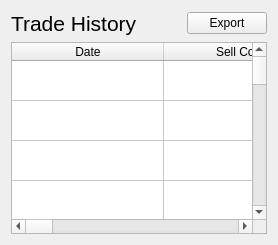
  <widget class="QWidget" name="tab_mytrades">
   <attribute name="title">
    <string>My Trades</string>
   </attribute>
   <layout class="QGridLayout" name="gridLayout_7">
    <item row="0" column="0">
     <widget class="QLabel" name="label_44">
      <property name="sizePolicy">
       <sizepolicy hsizetype="Fixed" vsizetype="Preferred">
        <horstretch>0</horstretch>
        <verstretch>0</verstretch>
       </sizepolicy>
      </property>
      <property name="text">
       <string>&lt;html&gt;&lt;head/&gt;&lt;body&gt;&lt;p&gt;&lt;span style=&quot; font-size:16pt;&quot;&gt;Trade History&lt;/span&gt;&lt;/p&gt;&lt;/body&gt;&lt;/html&gt;</string>
      </property>
     </widget>
    </item>
    <item row="0" column="1">
     <widget class="QFrame" name="frame_9">
      <property name="frameShape">
       <enum>QFrame::NoFrame</enum>
      </property>
      <property name="frameShadow">
       <enum>QFrame::Raised</enum>
      </property>
     </widget>
    </item>
    <item row="0" column="2">
     <widget class="QPushButton" name="pushButton_6">
      <property name="sizePolicy">
       <sizepolicy hsizetype="Fixed" vsizetype="Fixed">
        <horstretch>0</horstretch>
        <verstretch>0</verstretch>
       </sizepolicy>
      </property>
      <property name="font">
       <font>
        <pointsize>9</pointsize>
       </font>
      </property>
      <property name="text">
       <string>Export</string>
      </property>
     </widget>
    </item>
    <item row="1" column="0" colspan="3">
     <widget class="QTableWidget" name="tableWidget_3">
      <property name="sizePolicy">
       <sizepolicy hsizetype="Expanding" vsizetype="Expanding">
        <horstretch>0</horstretch>
        <verstretch>0</verstretch>
       </sizepolicy>
      </property>
      <property name="editTriggers">
       <set>QAbstractItemView::NoEditTriggers</set>
      </property>
      <property name="showDropIndicator" stdset="0">
       <bool>false</bool>
      </property>
      <property name="dragDropOverwriteMode">
       <bool>false</bool>
      </property>
      <property name="rowCount">
       <number>16</number>
      </property>
      <property name="columnCount">
       <number>8</number>
      </property>
      <attribute name="horizontalHeaderCascadingSectionResizes">
       <bool>true</bool>
      </attribute>
      <attribute name="horizontalHeaderDefaultSectionSize">
       <number>152</number>
      </attribute>
      <attribute name="horizontalHeaderShowSortIndicator" stdset="0">
       <bool>true</bool>
      </attribute>
      <attribute name="horizontalHeaderStretchLastSection">
       <bool>true</bool>
      </attribute>
      <attribute name="verticalHeaderVisible">
       <bool>false</bool>
      </attribute>
      <attribute name="verticalHeaderDefaultSectionSize">
       <number>40</number>
      </attribute>
      <attribute name="verticalHeaderHighlightSections">
       <bool>true</bool>
      </attribute>
      <attribute name="verticalHeaderMinimumSectionSize">
       <number>40</number>
      </attribute>
      <row/>
      <row/>
      <row/>
      <row/>
      <row/>
      <row/>
      <row/>
      <row/>
      <row/>
      <row/>
      <row/>
      <row/>
      <row/>
      <row/>
      <row/>
      <row/>
      <column>
       <property name="text">
        <string>Date</string>
       </property>
      </column>
      <column>
       <property name="text">
        <string>Sell Coin</string>
       </property>
      </column>
      <column>
       <property name="text">
        <string>Sell Vol</string>
       </property>
      </column>
      <column>
       <property name="text">
        <string>Buy Coin</string>
       </property>
      </column>
      <column>
       <property name="text">
        <string>Buy Vol</string>
       </property>
      </column>
      <column>
       <property name="text">
        <string>Sell Price</string>
       </property>
      </column>
      <column>
       <property name="text">
        <string>Mkt Price</string>
       </property>
      </column>
      <column>
       <property name="text">
        <string>Profit USD</string>
       </property>
      </column>
     </widget>
    </item>
   </layout>
  </widget>
